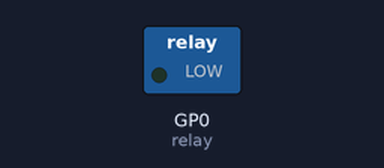
A program run on a simulated Raspberry Pi Pico running MicroPython. On the bench: switched loads named in the program (green lamp = pin HIGH).

Above: at 5.0 s.
At 15.0 s:
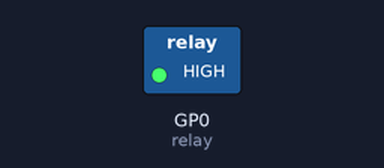
Timing chart, 0 to 26.0 s (numbered marks = the images above):
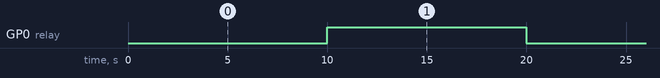

The program:

Relais.py
```python
'''
Relais.py

'''

from machine import Pin
from time import sleep

relay = Pin(0, Pin.OUT)

while True:
    # RELAY aus
    relay.value(0)
    sleep(10)

    # RELAY an
    relay.value(1)
    sleep(10)
```

Measured:
- by itself, GP0 (relay): alternates HIGH for 10.0 s and LOW for 10.0 s
